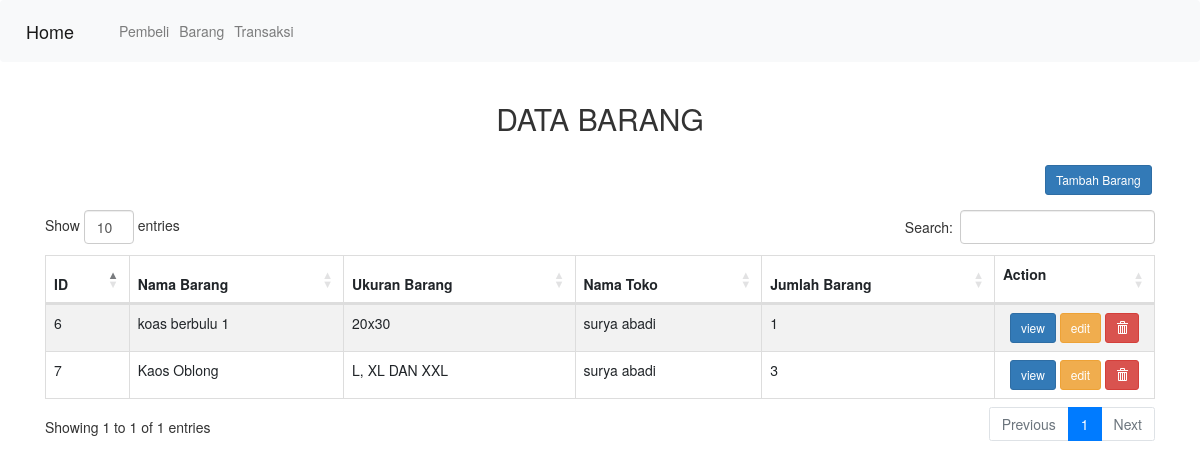
The app's page /barang/, older data.
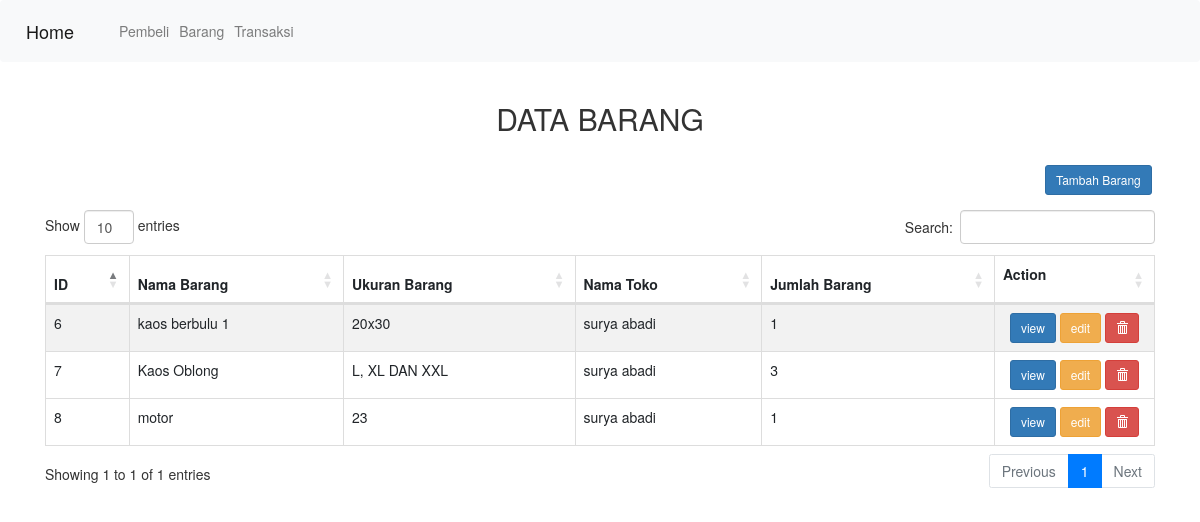
The same page, newer data.
### barang/models.py (models this page shows)
class Online(models.Model):
    nomor_id = models.CharField(max_length =5, null=True,blank=False)
    nama_barang = models.CharField(max_length=240, null=True,blank=False)
    ukuran_barang = models.CharField(max_length=6, null=True,blank=False)
    nama_toko = models.CharField(max_length=100, null=True,blank=False)
    jumlah_barang = models.IntegerField(null=True,blank=False)

### barang/views.py (the view)
# urls.py: path('',views.index),
def index(req):
    task = models.Online.objects.all()
    return render(req, 'barang/index.html',
    { 'data' : task,
    })

### barang/templates/barang/index.html (shortened to what this page needs)
<!DOCTYPE html>
<html>
<head>
  <link rel="stylesheet" href="https://cdn.jsdelivr.net/npm/bootstrap@4.5.3/dist/css/bootstrap.min.css"
>
  <link rel="stylesheet" type="text/css" href="https://maxcdn.bootstrapcdn.com/bootstrap/3.3.7/css/bootstrap.min.css">
  <link rel="stylesheet" type="text/css" href="https://cdn.datatables.net/1.10.16/css/dataTables.bootstrap4.min.css">
</head>
<body>
  <nav class="navbar navbar-expand-lg navbar-light bg-light">
    <a class="navbar-brand" href="/">Home</a>
    <div class="collapse navbar-collapse" id="navbarNavDropdown">
      <ul class="navbar-nav">
        <li class="nav-item">
          <a class="nav-link" href="/pembeli">Pembeli</a>
        </li>
        <li class="nav-item">
          <a class="nav-link" href="/barang">Barang</a>
        </li>
        <li class="nav-item">
            <a class="nav-link" href="/transaksi">Transaksi</a>
          </li>
      </ul>
    </div>
  </nav>
  <div class="container" style="margin-top: 20px">
    <div class="row">
      <div class="col-md-12">
        <h2 style="text-align: center;margin-bottom: 30px">DATA BARANG</h2>
        <table id="table_id" class="table table-striped table-bordered" cellspacing="0" width="100%">
          <a style="margin-left: 1000px; margin-bottom: 15px;" class="btn btn-sm btn-primary" href="tambah/">Tambah Barang</a>
          <thead>
            <tr>
              <th>ID</th>
              <th>Nama Barang</th>
              <th>Ukuran Barang</th>
              <th>Nama Toko</th>
              <th>Jumlah Barang</th>
              <th style="width:125px;">Action
              </th>
            </tr>
          </thead>
          <tbody>
            {% for d in data %}
            <tr>
              <td>{{d.id}}</td>
              <td>{{d.nama_barang}}</td>
              <td>{{d.ukuran_barang}}</td>
              <td>{{d.nama_toko}}</td>
              <td>{{d.jumlah_barang}}</td>
              <td style="text-align: center;">
                <a class="btn btn-sm btn-primary" href="/barang/{{d.id}}/">view</a>
                <a class="btn btn-sm btn-warning" href="/barang/{{d.id}}/edit">edit</a>
                <a class="btn btn-sm btn-danger" href="/barang/{{d.id}}/hapus"><i
                    class="glyphicon glyphicon-trash"></i></a>
              </td>
            </tr>
          </tbody>
          {% endfor %}
        </table>
      </div>
    </div>
  </div>
</body>
</html>

Row changes from the older to the newer data that the page shows:
changed Online id 6: nama_barang "koas berbulu 1" → "kaos berbulu 1"
added Online: id "8", nama_barang "motor", ukuran_barang "23", nama_toko "surya abadi", jumlah_barang "1"
